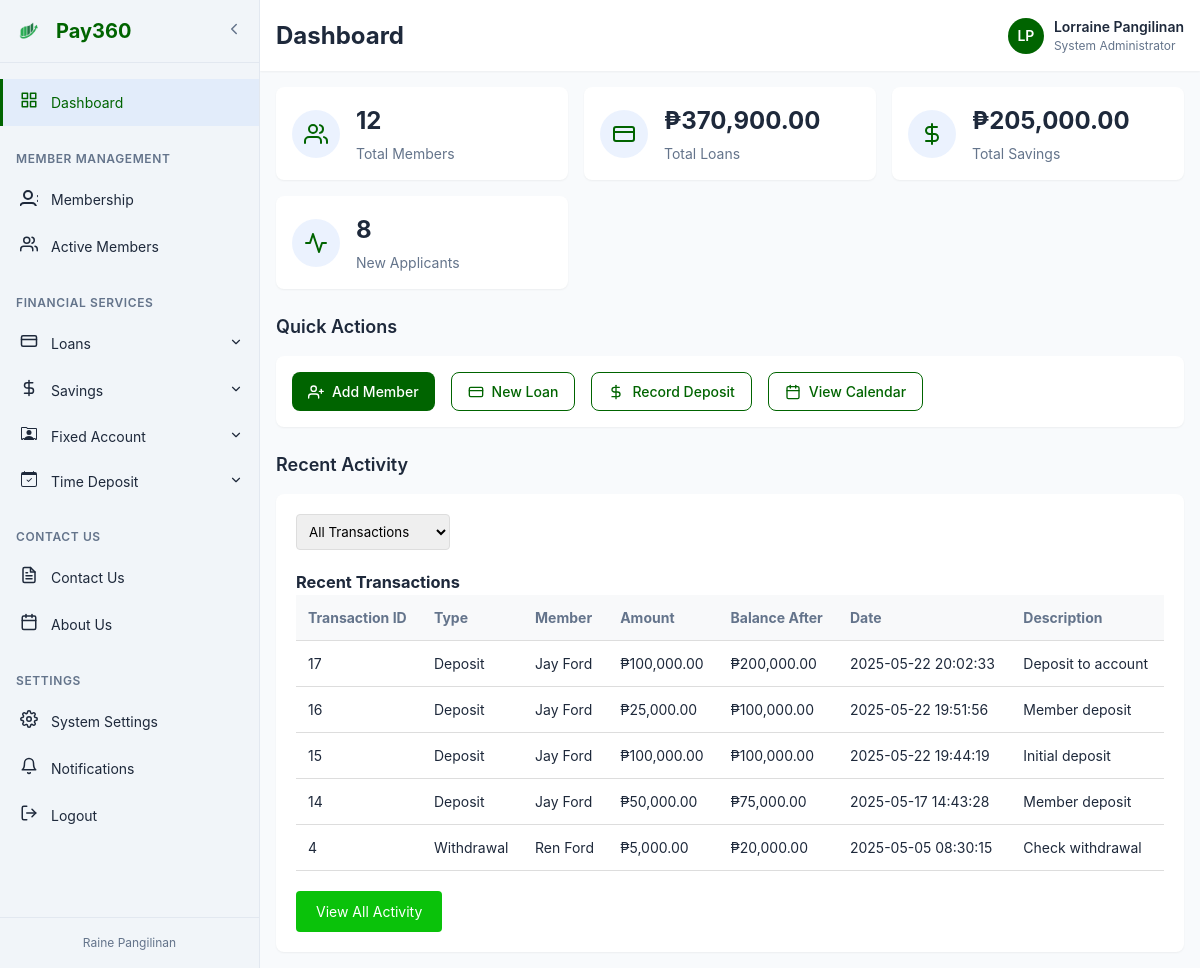
/Admin.php, run on the app's committed database.
### tables this page shows
CREATE TABLE `transactions` (
  `transaction_id` int(11) NOT NULL AUTO_INCREMENT,
  `AccountID` int(11) NOT NULL,
  `MemberID` int(11) NOT NULL,
  `transaction_type` enum('Deposit','Withdrawal','Interest','Fee','Transfer','Adjustment') NOT NULL,
  `amount` decimal(15,2) NOT NULL,
  `penalty_amount` decimal(15,2) DEFAULT 0.00,
  `balance_after` decimal(15,2) NOT NULL,
  `transaction_date` timestamp NOT NULL DEFAULT current_timestamp(),
  `description` varchar(255) DEFAULT NULL,
  `reference_number` varchar(50) DEFAULT NULL,
  `status` enum('Pending','Completed','Failed','Canceled') DEFAULT 'Completed',
  PRIMARY KEY (`transaction_id`),
  KEY `fk_transaction_account` (`AccountID`),
  KEY `fk_transaction_member` (`MemberID`),
  CONSTRAINT `fk_transaction_account` FOREIGN KEY (`AccountID`) REFERENCES `account` (`AccountID`) ON DELETE CASCADE,
  CONSTRAINT `fk_transaction_member` FOREIGN KEY (`MemberID`) REFERENCES `member` (`MemberID`) ON DELETE CASCADE
);

CREATE TABLE `member` (
  `MemberID` int(11) NOT NULL AUTO_INCREMENT,
  `Firstname` varchar(255) NOT NULL,
  `Middlename` varchar(255) NOT NULL,
  `Lastname` varchar(255) NOT NULL,
  `Gender` varchar(10) NOT NULL,
  `Birthdate` date NOT NULL,
  `House_No` int(10) NOT NULL,
  `Street` varchar(255) NOT NULL,
  `Barangay_or_Village` varchar(255) NOT NULL,
  `Municipality` varchar(255) NOT NULL,
  `City` varchar(255) NOT NULL,
  `Email` varchar(255) NOT NULL,
  `Password` varchar(255) NOT NULL,
  `Contact_No` varchar(20) NOT NULL,
  PRIMARY KEY (`MemberID`)
);

### Admin.php (the view, shortened to what the rows shown need)
<!DOCTYPE html>
<html lang="en">
<head>
    <link rel="stylesheet" href="admin.css">
</head>
<body>
    <?php
    $host = 'sql313.infinityfree.com';
    $dbname = 'if0_38993274_pay360';
    $username = 'if0_38993274';
    $password = 'ZfkENfWP5Jh';
    try {
        $pdo = new PDO("mysql:host=$host;dbname=$dbname", $username, $password);
        $pdo->setAttribute(PDO::ATTR_ERRMODE, PDO::ERRMODE_EXCEPTION);
        $filter = isset($_GET['filter']) ? $_GET['filter'] : 'all';
        $transaction_query = "
            SELECT t.transaction_id, t.transaction_type, t.amount, t.balance_after, t.transaction_date, t.description, m.Firstname, m.Lastname
            FROM transactions t
            JOIN member m ON t.MemberID = m.MemberID
        ";
        $transaction_query .= " ORDER BY t.transaction_date DESC LIMIT 5";
        $transaction_stmt = $pdo->prepare($transaction_query);
        $transaction_stmt->execute();
        $transactions = $transaction_stmt->fetchAll(PDO::FETCH_ASSOC);
        $member_query = "
            SELECT MemberID, Firstname, Lastname, Email, Contact_No
            FROM member
            ORDER BY MemberID DESC LIMIT 5
        ";
        $member_stmt = $pdo->prepare($member_query);
        $member_stmt->execute();
        $members = $member_stmt->fetchAll(PDO::FETCH_ASSOC);
    } catch (PDOException $e) {
        echo "<div style='color: #721c24; background: #f8d7da; padding: 10px; border-radius: 4px; margin: 20px auto; max-width: 1000px;'>Connection failed: " . htmlspecialchars($e->getMessage()) . "</div>";
        exit;
    }
    ?>
    <div class="main-content">
        <div class="header">
            <h1 class="page-title">Dashboard</h1>
        </div>
        <div class="content">
            <div class="dashboard-section" style="margin-top: 24px;">
                <div class="section-header">
                    <h2 class="section-title">Quick Actions</h2>
                </div>
            </div>
            <div class="activity-section">
                <div class="section-header">
                    <h2 class="section-title">Recent Activity</h2>
                </div>
                <div class="card">
                    <?php if ($filter === 'member_additions'): ?>
                        <h3>New Members</h3>
                        <?php if (count($members) > 0): ?>
                            <table class="activity-table">
                                <thead>
                                    <tr>
                                        <th>Member ID</th>
                                        <th>Name</th>
                                        <th>Email</th>
                                        <th>Contact Number</th>
                                    </tr>
                                </thead>
                                <tbody>
                                    <?php foreach ($members as $member): ?>
                                        <tr>
                                            <td><?php echo htmlspecialchars($member['MemberID']); ?></td>
                                            <td><?php echo htmlspecialchars($member['Firstname'] . ' ' . $member['Lastname']); ?></td>
                                            <td><?php echo htmlspecialchars($member['Email']); ?></td>
                                            <td><?php echo htmlspecialchars($member['Contact_No']); ?></td>
                                        </tr>
                                    <?php endforeach; ?>
                                </tbody>
                            </table>
                        <?php else: ?>
                            <div class="no-data">No members found.</div>
                        <?php endif; ?>
                    <?php else: ?>
                        <?php if (count($transactions) > 0): ?>
                            <table class="activity-table">
                                <thead>
                                    <tr>
                                        <th>Transaction ID</th>
                                        <th>Type</th>
                                        <th>Member</th>
                                        <th>Amount</th>
                                        <th>Balance After</th>
                                        <th>Date</th>
                                        <th>Description</th>
                                    </tr>
                                </thead>
                                <tbody>
                                    <?php foreach ($transactions as $transaction): ?>
                                        <tr>
                                            <td><?php echo htmlspecialchars($transaction['transaction_id']); ?></td>
                                            <td><?php echo htmlspecialchars($transaction['transaction_type']); ?></td>
                                            <td><?php echo htmlspecialchars($transaction['Firstname'] . ' ' . $transaction['Lastname']); ?></td>
                                            <td>₱<?php echo number_format($transaction['amount'], 2); ?></td>
                                            <td>₱<?php echo number_format($transaction['balance_after'], 2); ?></td>
                                            <td><?php echo date('Y-m-d H:i:s', strtotime($transaction['transaction_date'])); ?></td>
                                            <td><?php echo htmlspecialchars($transaction['description'] ?: 'N/A'); ?></td>
                                        </tr>
                                    <?php endforeach; ?>
                                </tbody>
                            </table>
                        <?php else: ?>
                            <div class="no-data">No transactions found for the selected filter.</div>
                        <?php endif; ?>
                    <?php endif; ?>
                </div>
            </div>
        </div>
    </div>
</body>
</html>

### data on the page
transactions: transaction_id "17", transaction_type "Deposit", MemberID.Lastname "Jay Ford", amount "100,000.00", balance_after "200,000.00", transaction_date "2025-05-22 20:02:33", description "Deposit to account"
transactions: transaction_id "16", transaction_type "Deposit", MemberID.Lastname "Jay Ford", amount "25,000.00", balance_after "100,000.00", transaction_date "2025-05-22 19:51:56", description "Member deposit"
transactions: transaction_id "15", transaction_type "Deposit", MemberID.Lastname "Jay Ford", amount "100,000.00", balance_after "100,000.00", transaction_date "2025-05-22 19:44:19", description "Initial deposit"
transactions: transaction_id "14", transaction_type "Deposit", MemberID.Lastname "Jay Ford", amount "50,000.00", balance_after "75,000.00", transaction_date "2025-05-17 14:43:28", description "Member deposit"
transactions: transaction_id "4", transaction_type "Withdrawal", MemberID.Lastname "Ren Ford", amount "5,000.00", balance_after "20,000.00", transaction_date "2025-05-05 08:30:15", description "Check withdrawal"

### other printed values
$total_members "12"
$total_loans "370,900.00"
$total_savings "205,000.00"
$total_applicants "8"
